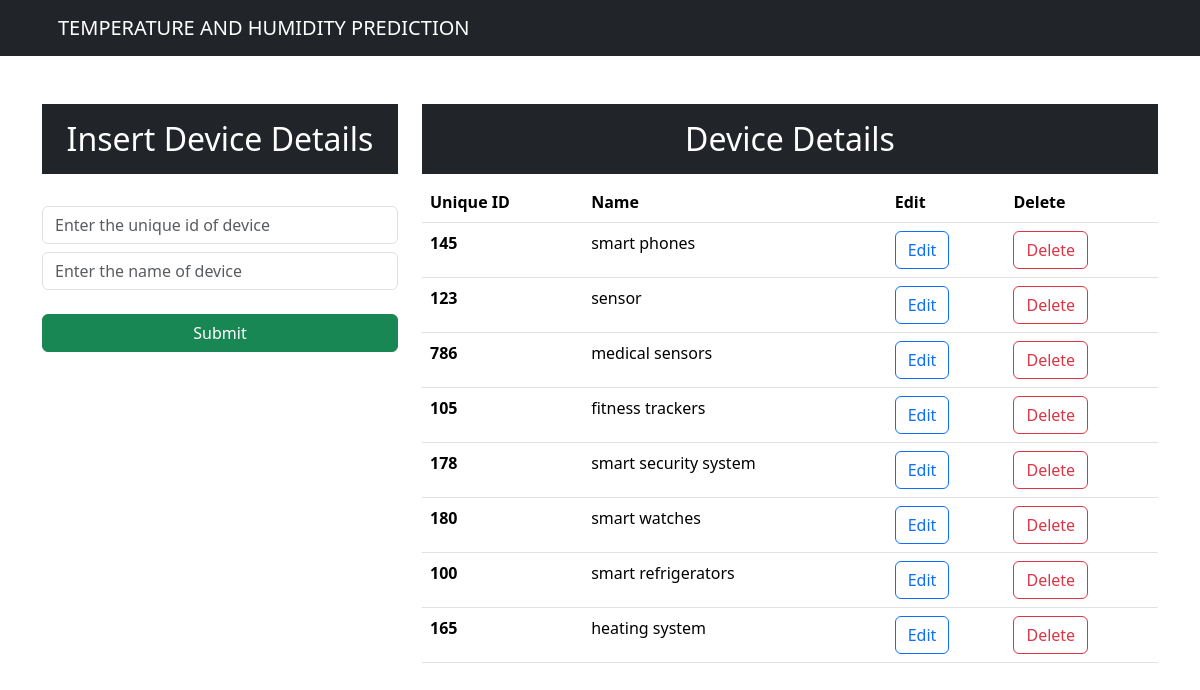
The page / on the database its author committed.
### a1/models.py (models this page shows, shortened)
class IOT(models.Model):
    uid=models.IntegerField()
    name=models.CharField(max_length=25,blank=False,null=False)

### a1/views.py (the view)
# urls.py: path('',views.index,name="index"),
def index(request):
    data=IOT.objects.all()
    context={"data":data}
    return render(request,"index.html",context)

### templates/index.html (shortened to what this page needs)
<!doctype html>
<html lang="ar" dir="lft">
  <head>
    <link rel="stylesheet" href="https://cdn.jsdelivr.net/npm/bootstrap@5.3.2/dist/css/bootstrap.rtl.min.css">
  </head>
  <body>
    <nav class="navbar navbar-expand-lg navbar-dark bg-dark">
  <div class="container-md text-center">
    <a class="navbar-brand" href="/">TEMPERATURE AND HUMIDITY PREDICTION</a>
  </div>
</nav>
    <div class="container mt-5">
        <div class="row">
            <div class="col-md-4"><h2 class="text-white bg-dark text-center p-3">Insert Device Details</h2>
            <br>
            <form action="/insert" method="post"> {% csrf_token %}
                <div class="form-group"><input type="number" class="form-control" placeholder="Enter the unique id of device" name="id" required></div>
                <div class="form-group"><input type="text" class="form-control mt-2" placeholder="Enter the name of device" name="name" required></div>
                <br>
                <div class="d-grid gap-2">
  <button class="btn btn-success" type="submit">Submit</button>
</div>
            </form>
            </div>
            <div class="col-md-8"><h2 class="text-center text-white bg-dark p-3">Device Details</h2>
            <table class="table">
  <thead>
    <tr>
      <th scope="col">Unique ID</th>
      <th scope="col">Name</th>
        <th scope="col">Edit</th>
        <th scope="col">Delete</th>
    </tr>
  </thead>
  <tbody>
  {% for d in data %}
    <tr>
      <th scope="row">{{d.uid}}</th>
      <td>{{d.name}}</td>
        <td><a type="button" href="/update/{{d.uid}}"class="btn btn-outline-primary">Edit</a></td>
      <td><a type="button" href="/delete/{{d.uid}}"class="btn btn-outline-danger">Delete</a></td>
    </tr>
{% endfor %}
  </tbody>
</table>
            </div>
        </div>
    </div>
  </body>
</html>

### rows shown on the page
IOT: uid "145", name "smart phones"
IOT: uid "123", name "sensor"
IOT: uid "786", name "medical sensors"
IOT: uid "105", name "fitness trackers"
IOT: uid "178", name "smart security system"
IOT: uid "180", name "smart watches"
IOT: uid "100", name "smart refrigerators"
IOT: uid "165", name "heating system"
